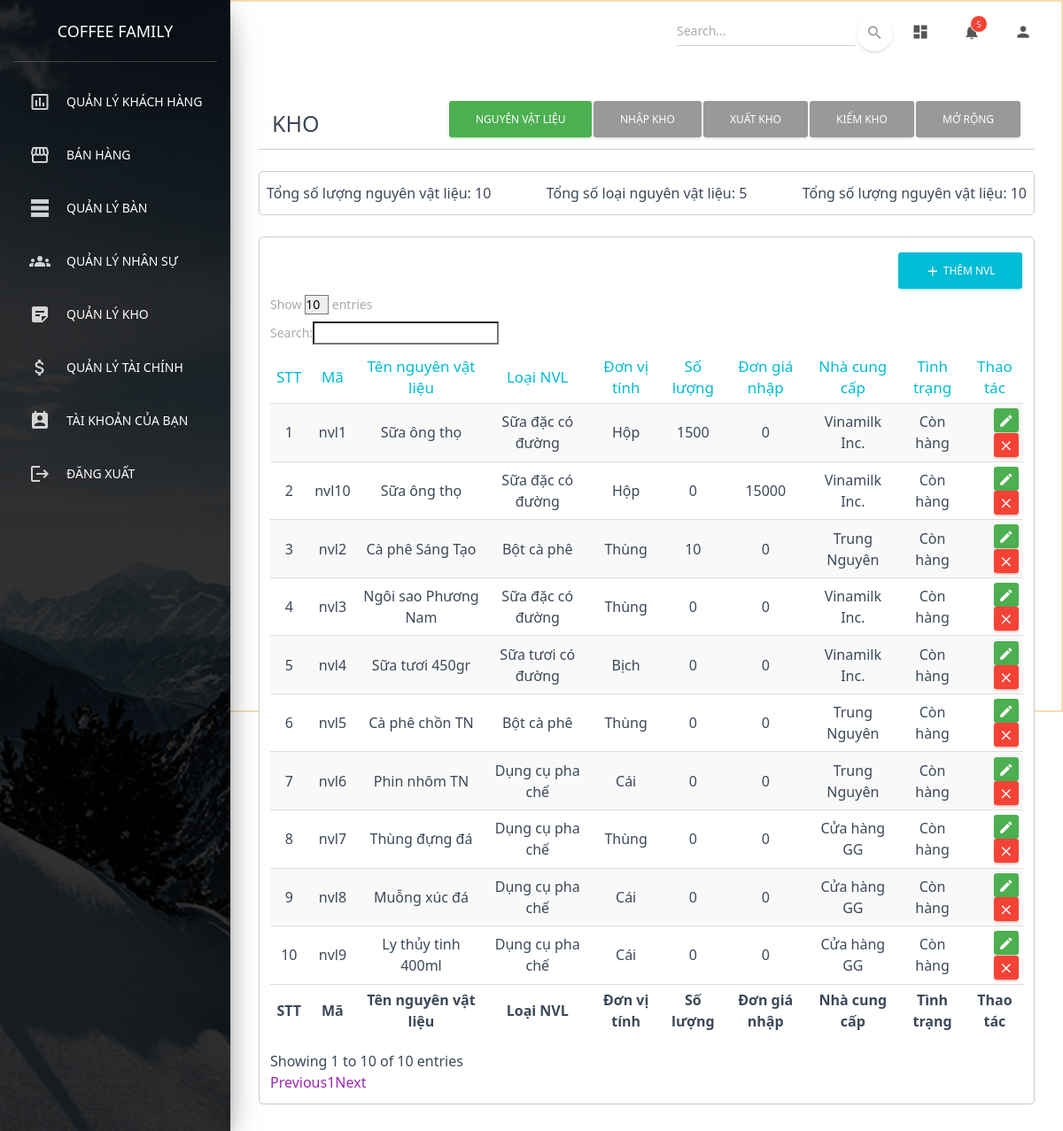
The page /admin/index.php?page=werehouse (signed in) on the database its author committed.
### tables this page shows
CREATE TABLE `nguyenvatlieu` (
  `MaNVL` varchar(10) NOT NULL,
  `MaLoaiNVL` varchar(10) NOT NULL,
  `TenNVL` varchar(50) NOT NULL,
  `SoLuongTon` int(11) NOT NULL,
  `MaDVT` varchar(10) NOT NULL,
  `DonGiaNhap` int(11) NOT NULL,
  `MaNCC` varchar(10) NOT NULL,
  `MaTinhTrang` varchar(10) NOT NULL
);

CREATE TABLE `loai_nguyenvatlieu` (
  `MaLoaiNVL` varchar(10) NOT NULL,
  `TenLoaiNVL` varchar(50) NOT NULL
);

CREATE TABLE `donvitinh` (
  `MaDVT` varchar(10) NOT NULL,
  `TenDVT` varchar(50) NOT NULL
);

CREATE TABLE `nhacungcap` (
  `MaNCC` varchar(10) NOT NULL,
  `TenNCC` varchar(50) NOT NULL,
  `SDT` varchar(11) NOT NULL
);

CREATE TABLE `tinhtrang` (
  `MaTT` varchar(10) NOT NULL,
  `TenTT` varchar(50) NOT NULL
);

### models/M_NguyenVatLieu.php (called while the page is built, shortened)
<?php
include 'E_NguyenVatLieu.php';
class Model_NguyenVatLieu
{
    public function get_AllNguyenVatLieu()
    {
        include '../configs/config.php';
        $sql = 'SELECT * FROM nguyenvatlieu';
        $result = $conn->query($sql);
        $NguyenVatLieuList = array();
        if ($result->num_rows > 0) {
            while ($row = $result->fetch_assoc()) {
                $NguyenVatLieu = new NguyenVatLieu($row);
                array_push($NguyenVatLieuList, $NguyenVatLieu);
            }
            return $NguyenVatLieuList;
        }
    }
}

### models/M_LoaiNguyenVatLieu.php (called while the page is built, shortened)
<?php
include 'E_LoaiNguyenVatLieu.php';
class Model_LoaiNguyenVatLieu
{
    public function get_AllLoaiNguyenVatLieu()
    {
        include '../configs/config.php';
        $sql = 'SELECT * FROM loai_nguyenvatlieu';
        $result = $conn->query($sql);
        $LoaiNguyenVatLieuList = array();
        if ($result->num_rows > 0) {
            while ($row = $result->fetch_assoc()) {
                $LoaiNguyenVatLieu = new LoaiNguyenVatLieu($row);
                array_push($LoaiNguyenVatLieuList, $LoaiNguyenVatLieu);
            }
            return $LoaiNguyenVatLieuList;
        }
    }
}

### models/E_NguyenVatLieu.php (called while the page is built, shortened)
<?php
class NguyenVatLieu {
    private $MaNVL;
    private $MaLoaiNVL;
    private $TenNVL;
    private $SoLuongTon;
    private $MaDVT;
    private $DonGiaNhap;
    private $MaNhaCungCap;
    private $MaTinhTrang;
    public function __construct($row)
    {
        $this->MaNVL = $row['MaNVL'];
        $this->MaLoaiNVL = $row['MaLoaiNVL'];
        $this->TenNVL = $row['TenNVL'];
        $this->SoLuongTon = $row['SoLuongTon'];
        $this->MaDVT = $row['MaDVT'];
        $this->DonGiaNhap = $row['DonGiaNhap'];
        $this->MaNhaCungCap = $row['MaNCC'];
        $this->MaTinhTrang = $row['MaTinhTrang'];
    }
    function get_MaNVL() {
        return $this->MaNVL;
    }
    function get_MaLoaiNVL() {
        return $this->MaLoaiNVL;
    }
    function get_TenNVL() {
        return $this->TenNVL;
    }
    function get_SoLuongTon() {
        return $this->SoLuongTon;
    }
    function get_MaDVT() {
        return $this->MaDVT;
    }
    function get_DonGiaNhap() {
        return $this->DonGiaNhap;
    }
    function get_MaNhaCungCap() {
        return $this->MaNhaCungCap;
    }
    function get_MaTinhTrang() {
        return $this->MaTinhTrang;
    }
}
?>

### models/E_LoaiNguyenVatLieu.php (called while the page is built, shortened)
<?php
class LoaiNguyenVatLieu {
    private $MaLoaiNVL;
    private $TenLoaiNVL;
    public function __construct($row)
    {
        $this->MaLoaiNVL = $row['MaLoaiNVL'];
        $this->TenLoaiNVL = $row['TenLoaiNVL'];
    }
    function get_MaLoaiNVL() {
        return $this->MaLoaiNVL;
    }
    function get_TenLoaiNVL() {
        return $this->TenLoaiNVL;
    }
}
?>

### models/M_DonViTinh.php (called while the page is built, shortened)
<?php
include 'E_DonViTinh.php';
class Model_DonViTinh
{
    public function get_AllDonViTinh()
    {
        include '../configs/config.php';
        $sql = 'SELECT * FROM donvitinh';
        $result = $conn->query($sql);
        $DonViTinhList = array();
        if ($result->num_rows > 0) {
            while ($row = $result->fetch_assoc()) {
                $DonViTinh = new DonViTinh($row);
                array_push($DonViTinhList, $DonViTinh);
            }
            return $DonViTinhList;
        }
    }
}

### models/E_DonViTinh.php (called while the page is built, shortened)
<?php
class DonViTinh {
    private $MaDVT;
    private $TenDVT;
    public function __construct($row)
    {
        $this->MaDVT = $row['MaDVT'];
        $this->TenDVT = $row['TenDVT'];
    }
    function get_MaDVT() {
        return $this->MaDVT;
    }
    function get_TenDVT() {
        return $this->TenDVT;
    }
}
?>

### models/M_NhaCungCap.php (called while the page is built, shortened)
<?php
include 'E_NhaCungCap.php';
class Model_NhaCungCap
{
    public function get_AllNhaCungCap()
    {
        include '../configs/config.php';
        $sql = 'SELECT * FROM nhacungcap';
        $result = $conn->query($sql);
        $NhaCungCapList = array();
        if ($result->num_rows > 0) {
            while ($row = $result->fetch_assoc()) {
                $NhaCungCap = new NhaCungCap($row);
                array_push($NhaCungCapList, $NhaCungCap);
            }
            return $NhaCungCapList;
        }
    }
}

### models/E_NhaCungCap.php (called while the page is built, shortened)
<?php
class NhaCungCap
{
    private $MaNCC;
    private $TenNCC;
    public function __construct($row)
    {
        $this->MaNCC = $row['MaNCC'];
        $this->TenNCC = $row['TenNCC'];
    }
    function get_MaNCC()
    {
        return $this->MaNCC;
    }
    function get_TenNCC()
    {
        return $this->TenNCC;
    }
}

### models/M_TinhTrang.php (called while the page is built, shortened)
<?php
include 'E_TinhTrang.php';
class Model_TinhTrang
{
    public function get_AllTinhTrang()
    {
        include '../configs/config.php';
        $sql = 'SELECT * FROM tinhtrang';
        $result = $conn->query($sql);
        $TinhTrangList = array();
        if ($result->num_rows > 0) {
            while ($row = $result->fetch_assoc()) {
                $TinhTrang = new TinhTrang($row);
                array_push($TinhTrangList, $TinhTrang);
            }
            return $TinhTrangList;
        }
    }
}

### models/E_TinhTrang.php (called while the page is built, shortened)
<?php
class TinhTrang {
    private $MaTinhTrang;
    private $TenTinhTrang;
    public function __construct($row)
    {
        $this->MaTinhTrang = $row['MaTT'];
        $this->TenTinhTrang = $row['TenTT'];
    }
    function get_MaTinhTrang() {
        return $this->MaTinhTrang;
    }
    function get_TenTinhTrang() {
        return $this->TenTinhTrang;
    }
}
?>

### admin/werehouse.php (the view, shortened to what this page needs)
<?php
include '../models/M_DonViTinh.php';
include '../models/M_LoaiNguyenVatLieu.php';
include '../models/M_NhaCungCap.php';
include '../models/M_TinhTrang.php';
$ModelDonViTinh = new Model_DonViTinh();
$DonViTinhList = $ModelDonViTinh->get_AllDonViTinh();
function getTenDVT($DonViTinhList, $maDVT)
{
    for ($i = 0; $i < count($DonViTinhList); $i++) {
        if ($DonViTinhList[$i]->get_MaDVT() == $maDVT) {
            return $DonViTinhList[$i]->get_TenDVT();
        }
    }
}
$ModelLoaiNguyenVatLieu = new Model_LoaiNguyenVatLieu();
$LoaiNguyenVatLieuList = $ModelLoaiNguyenVatLieu->get_AllLoaiNguyenVatLieu();
function getTenLoaiNVL($LoaiNguyenVatLieuList, $maLNVL)
{
    for ($i = 0; $i < count($LoaiNguyenVatLieuList); $i++) {
        if ($LoaiNguyenVatLieuList[$i]->get_MaLoaiNVL() == $maLNVL) {
            return $LoaiNguyenVatLieuList[$i]->get_TenLoaiNVL();
        }
    }
}
$ModelNhaCungCap = new Model_NhaCungCap();
$NhaCungCapList = $ModelNhaCungCap->get_AllNhaCungCap();
function getTenNCC($NhaCungCapList, $maNCC)
{
    for ($i = 0; $i < count($NhaCungCapList); $i++) {
        if ($NhaCungCapList[$i]->get_MaNCC() == $maNCC) {
            return $NhaCungCapList[$i]->get_TenNCC();
        }
    }
}
$ModelTinhTrang = new Model_TinhTrang();
$TinhTrangList = $ModelTinhTrang->get_AllTinhTrang();
function getTenTT($TinhTrangList, $maTT)
{
    for ($i = 0; $i < count($TinhTrangList); $i++) {
        if ($TinhTrangList[$i]->get_MaTinhTrang() == $maTT) {
            return $TinhTrangList[$i]->get_TenTinhTrang();
        }
    }
}
?>
<div class="container-fluid">
    <div class="below-menu-icon flex-sp-bet col-sm-12 col-md-12 col-lg-12 col-xl-12">
        <h3 class="d-none d-sm-none d-md-none d-lg-block d-xl-block"><strong>KHO</strong></h3>
        <div class="buttons-group">
            <div class="btn btn-success">Nguyên vật liệu</div>
            <div class="btn btn-import">Nhập kho</div>
            <div class="btn btn-export">Xuất kho</div>
            <div class="btn btn-report">Kiểm kho</div>
            <div class="btn btn-expand">Mở rộng</div>
        </div>
    </div>
    <div class="line-break"></div>
    <div class="content mt-24">
        <div class="summary border-box flex-sp-bet">
            <?php
                if ($NguyenVatLieuList && count($NguyenVatLieuList) > 0) {
                    echo '<p class="pd-8 centerlize">Tổng số lượng nguyên vật liệu: <strong>'. count($NguyenVatLieuList) . '</strong></p>';
                    echo '<p class="pd-8 centerlize">Tổng số loại nguyên vật liệu: <strong>'. count($LoaiNguyenVatLieuList) . '</strong></p>';
                    echo '<p class="pd-8 centerlize">Tổng số lượng nguyên vật liệu: <strong>'. count($NguyenVatLieuList) . '</strong></p>';
                }
            ?>
        </div>
    </div>
    <div class="data-box border-box flex-sp-bet mt-24">
        <div class="buttons-group align-right">
            <button class="btn btn-info btn-add-material" data-toggle="modal" data-target="#myModal">
                <i class="material-icons">add</i>
                Thêm NVL
            </button>
        </div>
        <div class="table-responsive">
            <table id="datatables" class="table table-striped table-no-bordered table-hover dataTable dtr-inline" cellspacing="0" role="grid" aria-describedby="datatables_info">
                <thead>
                    <tr role="row">
                        <th class='text-center text-info'>STT</th>
                        <th class='text-center text-info'>Mã</th>
                        <th class='text-center text-info'>Tên nguyên vật liệu</th>
                        <th class='text-center text-info'>Loại NVL</th>
                        <th class='text-center text-info'>Đơn vị tính</th>
                        <th class='text-center text-info'>Số lượng</th>
                        <th class='text-center text-info'>Đơn giá nhập</th>
                        <th class='text-center text-info'>Nhà cung cấp</th>
                        <th class='text-center text-info'>Tình trạng</th>
                        <th class='text-center text-info'>Thao tác</th>
                    </tr>
                </thead>
                <tfoot>
                    <tr>
                        <th class='text-center'>STT</th>
                        <th class='text-center'>Mã</th>
                        <th class='text-center'>Tên nguyên vật liệu</th>
                        <th class='text-center'>Loại NVL</th>
                        <th class='text-center'>Đơn vị tính</th>
                        <th class='text-center'>Số lượng</th>
                        <th class='text-center'>Đơn giá nhập</th>
                        <th class='text-center'>Nhà cung cấp</th>
                        <th class='text-center'>Tình trạng</th>
                        <th class='text-center'>Thao tác</th>
                    </tr>
                </tfoot>
                <tbody>
                    <?php
                    if ($NguyenVatLieuList) {
                        if (count($NguyenVatLieuList) > 0) {
                        for ($i = 0; $i < count($NguyenVatLieuList); $i++) {
                            echo "<tr role='row' class='odd'>";
                            echo "<td tabindex='0' class='text-center sorting_1'>" . ($i + 1) . "</td>";
                            echo "<td class='text-center material-id'>" . $NguyenVatLieuList[$i]->get_MaNVL() . "</td>";
                            echo "<td class='text-center material-name'><strong>" . $NguyenVatLieuList[$i]->get_TenNVL() . "</strong></td>";
                            echo "<td class='text-center material-type'>" . getTenLoaiNVL($LoaiNguyenVatLieuList, $NguyenVatLieuList[$i]->get_MaLoaiNVL()) . "</td>";
                            echo "<td class='text-center material-unit'>" . getTenDVT($DonViTinhList, $NguyenVatLieuList[$i]->get_MaDVT()) . "</td>";
                            echo "<td class='text-center material-quantity'>" . $NguyenVatLieuList[$i]->get_SoLuongTon() . "</td>";
                            echo "<td class='text-center material-unitprice'>" . $NguyenVatLieuList[$i]->get_DonGiaNhap() . "</td>";
                            echo "<td class='text-center material-supplier'>" . getTenNCC($NhaCungCapList, $NguyenVatLieuList[$i]->get_MaNhaCungCap()) . "</td>";
                            echo "<td class='text-center material-status'>" . getTenTT($TinhTrangList, $NguyenVatLieuList[$i]->get_MaTinhTrang()) . "</td>";
                            echo '<td class="td-actions text-right">
                                    <button type="button" rel="tooltip" class="btn btn-success btn-edit-data" data-target="#myModal" data-toggle="modal">
                                        <i class="material-icons">edit</i>
                                    </button>
                                    <button type="button" rel="tooltip" class="btn btn-danger" data-toggle="tooltip" data-placement="top" title="Xóa">
                                        <i class="material-icons">close</i>
                                    </button>
                                </td>';
                            echo "</tr>";
                        }
                        } else {
                        echo "Dữ liệu trống!";
                        }
                    }
                    ?>
                </tbody>
            </table>
        </div>
    </div>
</div>

### rows shown on the page
nguyenvatlieu: MaNVL "nvl1", TenNVL "Sữa ông thọ", MaLoaiNVL.TenLoaiNVL "Sữa đặc có đường", MaDVT.TenDVT "Hộp", SoLuongTon "1500", DonGiaNhap "0", MaNCC.TenNCC "Vinamilk Inc.", MaTinhTrang.TenTT "Còn hàng"
nguyenvatlieu: MaNVL "nvl10", TenNVL "Sữa ông thọ", MaLoaiNVL.TenLoaiNVL "Sữa đặc có đường", MaDVT.TenDVT "Hộp", SoLuongTon "0", DonGiaNhap "15000", MaNCC.TenNCC "Vinamilk Inc.", MaTinhTrang.TenTT "Còn hàng"
nguyenvatlieu: MaNVL "nvl2", TenNVL "Cà phê Sáng Tạo", MaLoaiNVL.TenLoaiNVL "Bột cà phê", MaDVT.TenDVT "Thùng", SoLuongTon "10", DonGiaNhap "0", MaNCC.TenNCC "Trung Nguyên", MaTinhTrang.TenTT "Còn hàng"
nguyenvatlieu: MaNVL "nvl3", TenNVL "Ngôi sao Phương Nam", MaLoaiNVL.TenLoaiNVL "Sữa đặc có đường", MaDVT.TenDVT "Thùng", SoLuongTon "0", DonGiaNhap "0", MaNCC.TenNCC "Vinamilk Inc.", MaTinhTrang.TenTT "Còn hàng"
nguyenvatlieu: MaNVL "nvl4", TenNVL "Sữa tươi 450gr", MaLoaiNVL.TenLoaiNVL "Sữa tươi có đường", MaDVT.TenDVT "Bịch", SoLuongTon "0", DonGiaNhap "0", MaNCC.TenNCC "Vinamilk Inc.", MaTinhTrang.TenTT "Còn hàng"
nguyenvatlieu: MaNVL "nvl5", TenNVL "Cà phê chồn TN", MaLoaiNVL.TenLoaiNVL "Bột cà phê", MaDVT.TenDVT "Thùng", SoLuongTon "0", DonGiaNhap "0", MaNCC.TenNCC "Trung Nguyên", MaTinhTrang.TenTT "Còn hàng"
nguyenvatlieu: MaNVL "nvl6", TenNVL "Phin nhôm TN", MaLoaiNVL.TenLoaiNVL "Dụng cụ pha chế", MaDVT.TenDVT "Cái", SoLuongTon "0", DonGiaNhap "0", MaNCC.TenNCC "Trung Nguyên", MaTinhTrang.TenTT "Còn hàng"
nguyenvatlieu: MaNVL "nvl7", TenNVL "Thùng đựng đá", MaLoaiNVL.TenLoaiNVL "Dụng cụ pha chế", MaDVT.TenDVT "Thùng", SoLuongTon "0", DonGiaNhap "0", MaNCC.TenNCC "Cửa hàng GG", MaTinhTrang.TenTT "Còn hàng"
nguyenvatlieu: MaNVL "nvl8", TenNVL "Muỗng xúc đá", MaLoaiNVL.TenLoaiNVL "Dụng cụ pha chế", MaDVT.TenDVT "Cái", SoLuongTon "0", DonGiaNhap "0", MaNCC.TenNCC "Cửa hàng GG", MaTinhTrang.TenTT "Còn hàng"
nguyenvatlieu: MaNVL "nvl9", TenNVL "Ly thủy tinh 400ml", MaLoaiNVL.TenLoaiNVL "Dụng cụ pha chế", MaDVT.TenDVT "Cái", SoLuongTon "0", DonGiaNhap "0", MaNCC.TenNCC "Cửa hàng GG", MaTinhTrang.TenTT "Còn hàng"

### other values the page prints
count($NguyenVatLieuList) "10"
count($LoaiNguyenVatLieuList) "5"
